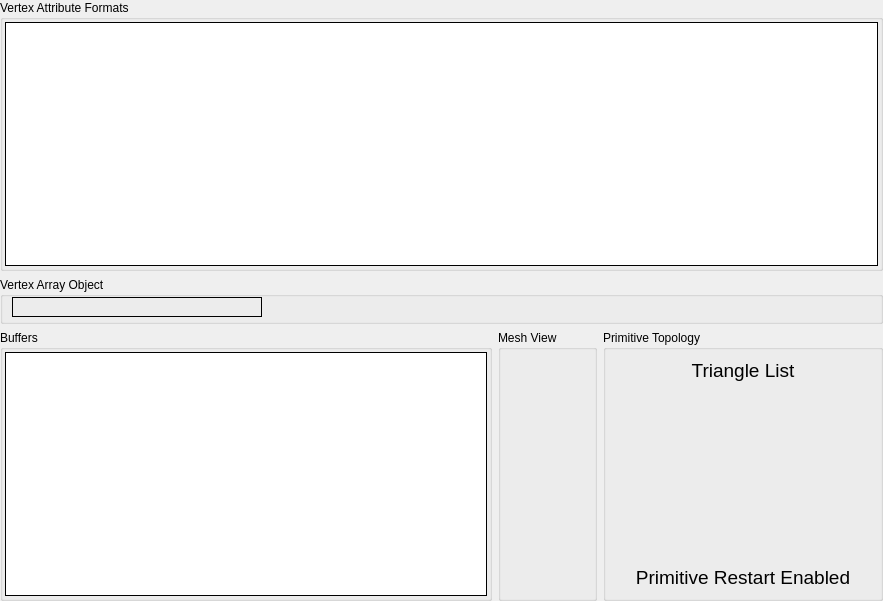
         <widget class="QWidget" name="vtxScrollContents">
          <property name="geometry">
           <rect>
            <x>0</x>
            <y>0</y>
            <width>883</width>
            <height>601</height>
           </rect>
          </property>
          <layout class="QGridLayout" name="gridLayout_6">
           <property name="leftMargin">
            <number>0</number>
           </property>
           <property name="topMargin">
            <number>0</number>
           </property>
           <property name="rightMargin">
            <number>0</number>
           </property>
           <property name="bottomMargin">
            <number>0</number>
           </property>
           <item row="0" column="0" colspan="3">
            <widget class="QGroupBox" name="attribGroup">
             <property name="sizePolicy">
              <sizepolicy hsizetype="Expanding" vsizetype="Expanding">
               <horstretch>0</horstretch>
               <verstretch>0</verstretch>
              </sizepolicy>
             </property>
             <property name="title">
              <string>Vertex Attribute Formats</string>
             </property>
             <layout class="QHBoxLayout" name="horizontalLayout_2">
              <property name="leftMargin">
               <number>2</number>
              </property>
              <property name="topMargin">
               <number>2</number>
              </property>
              <property name="rightMargin">
               <number>2</number>
              </property>
              <property name="bottomMargin">
               <number>2</number>
              </property>
              <item>
               <widget class="RDTreeWidget" name="viAttrs">
                <property name="frameShape">
                 <enum>QFrame::Box</enum>
                </property>
                <property name="frameShadow">
                 <enum>QFrame::Plain</enum>
                </property>
                <property name="editTriggers">
                 <set>QAbstractItemView::NoEditTriggers</set>
                </property>
                <property name="showDropIndicator" stdset="0">
                 <bool>false</bool>
                </property>
                <property name="indentation">
                 <number>0</number>
                </property>
                <property name="rootIsDecorated">
                 <bool>false</bool>
                </property>
                <property name="itemsExpandable">
                 <bool>false</bool>
                </property>
                <property name="allColumnsShowFocus">
                 <bool>true</bool>
                </property>
                <property name="expandsOnDoubleClick">
                 <bool>false</bool>
                </property>
                <attribute name="headerStretchLastSection">
                 <bool>false</bool>
                </attribute>
               </widget>
              </item>
             </layout>
            </widget>
           </item>
           <item row="1" column="0" colspan="3">
            <widget class="QGroupBox" name="groupBox">
             <property name="title">
              <string>Vertex Array Object</string>
             </property>
             <layout class="QHBoxLayout" name="horizontalLayout_42">
              <property name="spacing">
               <number>0</number>
              </property>
              <property name="leftMargin">
               <number>9</number>
              </property>
              <property name="topMargin">
               <number>0</number>
              </property>
              <property name="rightMargin">
               <number>9</number>
              </property>
              <property name="bottomMargin">
               <number>4</number>
              </property>
              <item>
               <widget class="RDLabel" name="vaoLabel">
                <property name="minimumSize">
                 <size>
                  <width>250</width>
                  <height>20</height>
                 </size>
                </property>
                <property name="frameShape">
                 <enum>QFrame::Box</enum>
                </property>
                <property name="text">
                 <string/>
                </property>
               </widget>
              </item>
              <item>
               <spacer name="horizontalSpacer_4">
                <property name="orientation">
                 <enum>Qt::Horizontal</enum>
                </property>
                <property name="sizeHint" stdset="0">
                 <size>
                  <width>40</width>
                  <height>20</height>
                 </size>
                </property>
               </spacer>
              </item>
             </layout>
            </widget>
           </item>
           <item row="2" column="0">
            <widget class="QGroupBox" name="buffersGroup">
             <property name="sizePolicy">
              <sizepolicy hsizetype="Expanding" vsizetype="Expanding">
               <horstretch>0</horstretch>
               <verstretch>0</verstretch>
              </sizepolicy>
             </property>
             <property name="title">
              <string>Buffers</string>
             </property>
             <layout class="QHBoxLayout" name="horizontalLayout">
              <property name="spacing">
               <number>2</number>
              </property>
              <property name="leftMargin">
               <number>2</number>
              </property>
              <property name="topMargin">
               <number>2</number>
              </property>
              <property name="rightMargin">
               <number>2</number>
              </property>
              <property name="bottomMargin">
               <number>2</number>
              </property>
              <item>
               <widget class="RDTreeWidget" name="viBuffers">
                <property name="frameShape">
                 <enum>QFrame::Box</enum>
                </property>
                <property name="frameShadow">
                 <enum>QFrame::Plain</enum>
                </property>
                <property name="editTriggers">
                 <set>QAbstractItemView::NoEditTriggers</set>
                </property>
                <property name="showDropIndicator" stdset="0">
                 <bool>false</bool>
                </property>
                <property name="indentation">
                 <number>0</number>
                </property>
                <property name="rootIsDecorated">
                 <bool>false</bool>
                </property>
                <property name="itemsExpandable">
                 <bool>false</bool>
                </property>
                <property name="allColumnsShowFocus">
                 <bool>true</bool>
                </property>
                <property name="expandsOnDoubleClick">
                 <bool>false</bool>
                </property>
                <attribute name="headerStretchLastSection">
                 <bool>false</bool>
                </attribute>
               </widget>
              </item>
             </layout>
            </widget>
           </item>
           <item row="2" column="1">
            <widget class="QGroupBox" name="meshViewGroup">
             <property name="sizePolicy">
              <sizepolicy hsizetype="Preferred" vsizetype="Preferred">
               <horstretch>0</horstretch>
               <verstretch>0</verstretch>
              </sizepolicy>
             </property>
             <property name="title">
              <string>Mesh View</string>
             </property>
             <layout class="QVBoxLayout" name="verticalLayout_3">
              <item>
               <widget class="RDLabel" name="meshView">
                <property name="sizePolicy">
                 <sizepolicy hsizetype="Maximum" vsizetype="Ignored">
                  <horstretch>0</horstretch>
                  <verstretch>0</verstretch>
                 </sizepolicy>
                </property>
                <property name="minimumSize">
                 <size>
                  <width>75</width>
                  <height>75</height>
                 </size>
                </property>
                <property name="cursor">
                 <cursorShape>PointingHandCursor</cursorShape>
                </property>
                <property name="toolTip">
                 <string>View the mesh input data</string>
                </property>
                <property name="pixmap">
                 <pixmap resource="../../Resources/resources.qrc">:/wireframe_mesh.png</pixmap>
                </property>
                <property name="scaledContents">
                 <bool>true</bool>
                </property>
               </widget>
              </item>
             </layout>
            </widget>
           </item>
           <item row="2" column="2">
            <widget class="QGroupBox" name="topologyGroup">
             <property name="sizePolicy">
              <sizepolicy hsizetype="Preferred" vsizetype="Preferred">
               <horstretch>0</horstretch>
               <verstretch>0</verstretch>
              </sizepolicy>
             </property>
             <property name="title">
              <string>Primitive Topology</string>
             </property>
             <layout class="QVBoxLayout" name="verticalLayout_2">
              <item>
               <widget class="QLabel" name="topology">
                <property name="font">
                 <font>
                  <pointsize>14</pointsize>
                 </font>
                </property>
                <property name="text">
                 <string>Triangle List</string>
                </property>
                <property name="alignment">
                 <set>Qt::AlignHCenter|Qt::AlignTop</set>
                </property>
               </widget>
              </item>
              <item>
               <widget class="QLabel" name="topologyDiagram">
                <property name="sizePolicy">
                 <sizepolicy hsizetype="Preferred" vsizetype="MinimumExpanding">
                  <horstretch>0</horstretch>
                  <verstretch>0</verstretch>
                 </sizepolicy>
                </property>
                <property name="minimumSize">
                 <size>
                  <width>256</width>
                  <height>0</height>
                 </size>
                </property>
                <property name="text">
                 <string/>
                </property>
                <property name="pixmap">
                 <pixmap resource="../../Resources/resources.qrc">:/topologies/topo_trilist.svg</pixmap>
                </property>
                <property name="alignment">
                 <set>Qt::AlignCenter</set>
                </property>
               </widget>
              </item>
              <item>
               <widget class="QLabel" name="primRestart">
                <property name="font">
                 <font>
                  <pointsize>14</pointsize>
                 </font>
                </property>
                <property name="text">
                 <string>Primitive Restart Enabled</string>
                </property>
                <property name="alignment">
                 <set>Qt::AlignBottom|Qt::AlignHCenter</set>
                </property>
               </widget>
              </item>
             </layout>
            </widget>
           </item>
          </layout>
         </widget>
